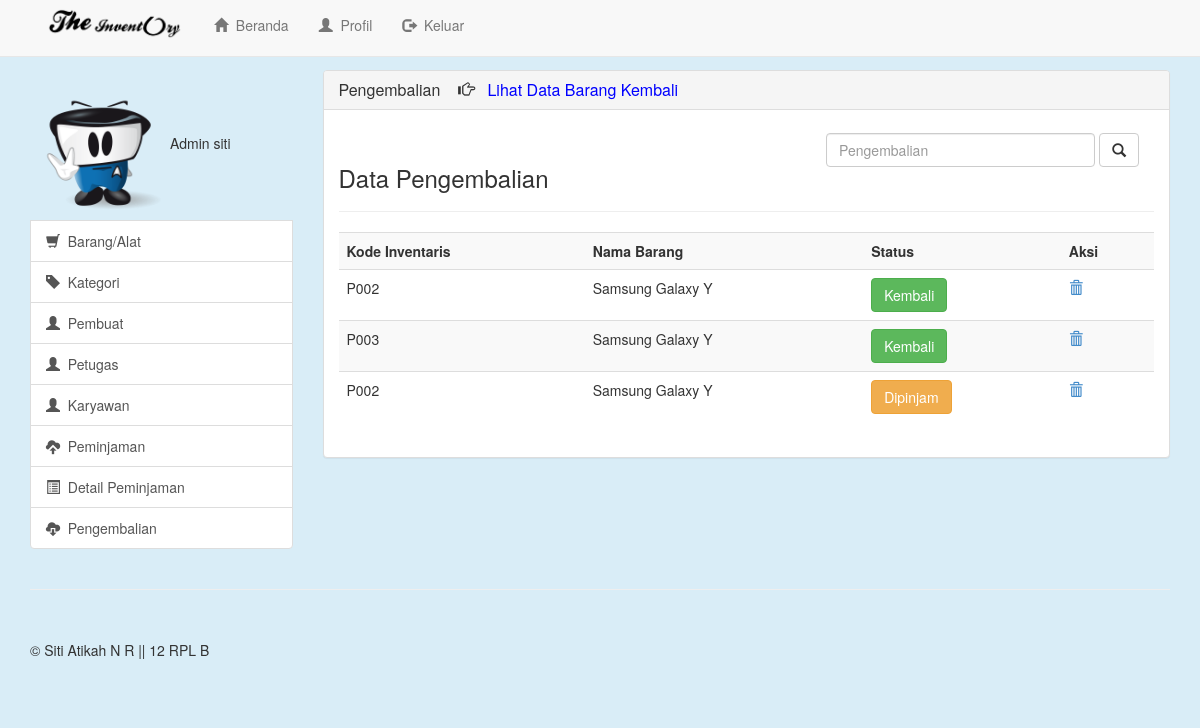
/view/Pengembalian (signed in), run on the app's committed database.
### tables this page shows
CREATE TABLE IF NOT EXISTS `detail_inventaris` (
  `id` int(4) NOT NULL AUTO_INCREMENT,
  `kd_inventaris` char(30) NOT NULL,
  `kd_alat` int(11) NOT NULL,
  `status` int(1) NOT NULL,
  PRIMARY KEY (`id`),
  KEY `kd_inventaris` (`kd_inventaris`),
  KEY `label_alat` (`kd_alat`)
);

CREATE TABLE IF NOT EXISTS `alat` (
  `kd_alat` int(11) NOT NULL AUTO_INCREMENT,
  `label_alat` varchar(100) NOT NULL,
  `model` varchar(100) NOT NULL,
  `kd_kategori` int(11) NOT NULL,
  `merk` varchar(100) NOT NULL,
  `kd_pembuat` int(11) NOT NULL,
  `thn_buat` int(4) NOT NULL,
  PRIMARY KEY (`kd_alat`),
  KEY `kategori_alat` (`kd_kategori`),
  KEY `nama_pembuat` (`kd_pembuat`)
);

### view/pengembalian.php (the view, shortened to what this page needs)
<?php
if(empty($_SESSION['username'])){
  header("location:Login");
}
else{
?>
<!DOCTYPE html>
<html lang="en">
  <head>
    <link href="../css/bootstrap.min.css" rel="stylesheet">
    <link href="../css/offcanvas.css" rel="stylesheet">
    <link href="../css/style.css" rel="stylesheet">
  </head>
  <body>
    <div class="navbar navbar-default navbar-fixed-top" role="navigation">
      <div class="container" >
        <div class="col-md-8">
        <div class="navbar-header">
          <a class="navbar-brand" href="Beranda"><img src="../image/logo.png" class="logo"></a>
        </div>
        <div class="navbar-collapse collapse">
          <ul class="nav navbar-nav">
            <li><a href="Beranda"><span class="glyphicon glyphicon-home"></span>&nbsp&nbspBeranda</a></li>
            <li><a href="Profil"><span class="glyphicon glyphicon-user"></span>&nbsp&nbspProfil</a></li>
            <li><a href="../lib/logout.php"><span class="glyphicon glyphicon-log-out"></span>&nbsp&nbspKeluar</a></li>
          </ul>
        </div>
      </div>
      </div>
    </div>
    <div class="container">
      <div class="row row-offcanvas row-offcanvas-right">
        <div class="col-xs-6 col-sm-3 sidebar-offcanvas" id="sidebar" role="navigation">
           <div class="list-group">
            <?php
                if($_SESSION['level']==1){
                  echo"<img class='foto' src='../image/2.png' alt='Generic placeholder image'''>Admin $_SESSION[username]";
                }
                else{
                  echo"<img class='foto' src='../image/1.png' alt='Generic placeholder image'''>Petugas  $_SESSION[username]";
                }
            ?>
            <a href="Barang" class="list-group-item"><span class="glyphicon glyphicon-shopping-cart"></span>&nbsp&nbspBarang/Alat</a>
            <a href="Kategori" class="list-group-item"><span class="glyphicon glyphicon-tag"></span>&nbsp&nbspKategori</a>
            <a href="Pembuat" class="list-group-item"><span class="glyphicon glyphicon-user"></span>&nbsp&nbspPembuat</a>
            <?php
            if($_SESSION['level']==1){
              echo"<a href='Petugas' class='list-group-item'><span class='glyphicon glyphicon-user'></span>&nbsp&nbspPetugas</a>";
            }
            else{
              echo"";
            }
            ?>
            <a href="Karyawan" class="list-group-item"><span class="glyphicon glyphicon-user"></span>&nbsp&nbspKaryawan</a>
            <a href="Peminjaman" class="list-group-item"><span class="glyphicon glyphicon-cloud-upload"></span>&nbsp&nbspPeminjaman</a>
            <a href="Detail_Peminjaman" class="list-group-item"><span class="glyphicon glyphicon-list-alt"></span>&nbsp&nbspDetail Peminjaman</a>
            <a href="Pengembalian" class="list-group-item"><span class="glyphicon glyphicon-cloud-download"></span>&nbsp&nbspPengembalian</a>
          </div>
        </div>
        <div class="col-xs-12 col-sm-9">
          <div class="panel panel-default">
            <div class="panel-heading">
              <h3 class="panel-title">
              Pengembalian &nbsp&nbsp&nbsp<span class="glyphicon glyphicon-hand-right"></span>&nbsp&nbsp&nbsp<a href="Data_Pengembalian" style="text-decoration:none; color:blue;">Lihat Data Barang Kembali</a>
              </h3>
            </div>
            <div class="panel-body">
            <form class="navbar-form pull-right" action="Cari_Kembali" method="post">
              <div class="form-group" style='margin-right:0px;padding-right:0px;margin-left:30px;'>
              <input type="text" class="form-control" placeholder="Pengembalian" name="cari" size='30'>
              </div>
            <button type="submit" class="btn btn-default"><span class="glyphicon glyphicon-search"></span></button>
            </form>
              <br><br>
              <h3 style="margin:0px; padding:0px;">Data Pengembalian</h3><hr>
             <table class="table table-striped">
                <tr><th>Kode Inventaris</th><th>Nama Barang</th><th>Status</th><th>Aksi</th></tr>
                                <?php
                                  $a=mysql_query("select detail_inventaris.kd_inventaris,alat.label_alat,alat.kd_alat,detail_inventaris.status,detail_inventaris.id from detail_inventaris,alat where detail_inventaris.kd_alat=alat.kd_alat");
                                    while($b=mysql_fetch_array($a)){
                                      echo"
                                           <tr>
                                          <td>$b[kd_inventaris]</td>
                                          <td>$b[label_alat]</td>
                                          <td>
                                          ";
                                          if($b['status']==0){
                                            echo"<a href='../lib/kembalikan.php?kode=$b[kd_inventaris]&nama=$b[kd_alat]&id=$b[id]'><button type='button' class='btn btn-warning'>Dipinjam</button></a>";
                                          }
                                          else{
                                            echo"<button type='button' class='btn btn-success'>Kembali</button>";
                                          }
                                          echo"
                                          </td>
                                          <td>
                                          <a href='../lib/hapus.php?lib=detail&id=$b[kd_inventaris]'><span class='glyphicon glyphicon-trash'></span></a>
                                          </td></tr>
                                      ";
                                    }
                                ?>
              </table>
            </div>
          </div>
        </div>
      </div>
      <hr>
      <footer>
        <p>&copy; Siti Atikah N R || 12 RPL B</p>
      </footer>
    </div>
  </body>
</html>
<?php } ?>

### css/offcanvas.css (style rules this page uses)
html, body { overflow-x: hidden; }
body { padding-top: 70px; }
footer { padding: 30px 0; }

### css/style.css (style rules this page uses)
body { background-color: #d9edf7; }
.foto { max-width: none; height:140px; width:140px; margin-top:10px; }
.logo { height:35px; margin-top:-10px; }

### data on the page
detail_inventaris: kd_inventaris "P002", kd_alat.label_alat "Samsung Galaxy Y", status "Kembali"
detail_inventaris: kd_inventaris "P003", kd_alat.label_alat "Samsung Galaxy Y", status "Kembali"
detail_inventaris: kd_inventaris "P002", kd_alat.label_alat "Samsung Galaxy Y"

### other printed values
$_SESSION[username] "siti"
